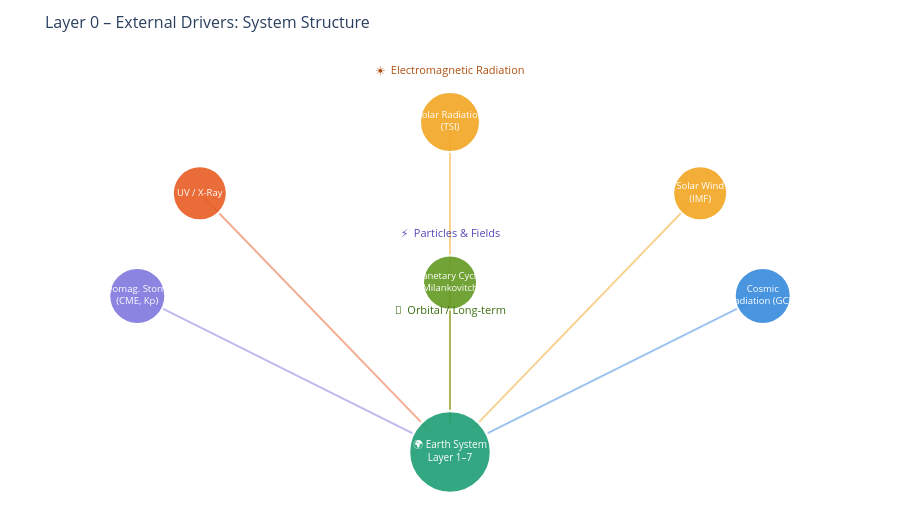

Notebook code for this chart:
### Markdown cell above
---
## 1. System Structure: The 6 Elements of Layer 0

### Code cell
elements = [
    {'name': 'Solar Radiation<br>(TSI)',     'x': 0.50, 'y': 0.90, 'color': '#F2A623', 'sz': 60},
    {'name': 'UV / X-Ray',                   'x': 0.18, 'y': 0.74, 'color': '#E85D24', 'sz': 54},
    {'name': 'Solar Wind<br>(IMF)',           'x': 0.82, 'y': 0.74, 'color': '#F2A623', 'sz': 54},
    {'name': 'Geomag. Storms<br>(CME, Kp)',  'x': 0.10, 'y': 0.51, 'color': '#7F77DD', 'sz': 56},
    {'name': 'Cosmic<br>Radiation (GCR)',    'x': 0.90, 'y': 0.51, 'color': '#378ADD', 'sz': 56},
    {'name': 'Planetary Cycles<br>(Milankovitch)', 'x': 0.50, 'y': 0.54, 'color': '#639922', 'sz': 54},
]
earth = {'x': 0.50, 'y': 0.16}

fig = go.Figure()
for el in elements:
    dx = earth['x'] - el['x']; dy = earth['y'] - el['y']
    dist = math.sqrt(dx**2 + dy**2)
    t = 0.06 / dist
    ex, ey = earth['x'] - dx * t, earth['y'] - dy * t
    fig.add_trace(go.Scatter(
        x=[el['x'], ex], y=[el['y'], ey], mode='lines',
        line=dict(color=el['color'], width=2), opacity=0.5,
        showlegend=False, hoverinfo='skip'
    ))

fig.add_trace(go.Scatter(
    x=[earth['x']], y=[earth['y']], mode='markers+text',
    marker=dict(size=82, color='#1D9E75', opacity=0.90, line=dict(color='white', width=2.5)),
    text=['🌍 Earth System<br>Layer 1–7'], textposition='middle center',
    textfont=dict(size=10, color='white'), showlegend=False, hoverinfo='skip'
))

for el in elements:
    fig.add_trace(go.Scatter(
        x=[el['x']], y=[el['y']], mode='markers+text',
        marker=dict(size=el['sz'], color=el['color'], opacity=0.90,
                    line=dict(color='white', width=2)),
        text=[el['name']], textposition='middle center',
        textfont=dict(size=9.5, color='white'), showlegend=False,
        hovertemplate=el['name'].replace('<br>',' ') + '<extra></extra>'
    ))

for txt, px, py, col in [
    ('☀️  Electromagnetic Radiation', 0.50, 0.99, '#B05010'),
    ('⚡  Particles & Fields',         0.50, 0.61, '#534AB7'),
    ('🔄  Orbital / Long-term',        0.50, 0.44, '#3B6D11'),
]:
    fig.add_annotation(x=px, y=py, text=txt, showarrow=False,
                       xref='paper', yref='paper',
                       font=dict(size=11, color=col))

fig.update_layout(
    title=dict(text='Layer 0 – External Drivers: System Structure', font=dict(size=16)),
    xaxis=dict(showgrid=False, zeroline=False, visible=False, range=[-0.05, 1.05]),
    yaxis=dict(showgrid=False, zeroline=False, visible=False, range=[0.03, 1.05]),
    plot_bgcolor='rgba(0,0,0,0)', paper_bgcolor='rgba(0,0,0,0)',
    height=530, margin=dict(l=20, r=20, t=55, b=20)
)
fig.show()

### Figure 1 — Plotly figure (JSON) as saved in the notebook; plotly's stock layout.template omitted (floating-point values rounded to 4 significant figures)
{"data": [{"hoverinfo": "skip", "line": {"color": "#F2A623", "width": 2}, "mode": "lines", "opacity": 0.5, "showlegend": false, "type": "scatter", "x": [0.5, 0.5], "y": [0.9, 0.22]}, {"hoverinfo": "skip", "line": {"color": "#E85D24", "width": 2}, "mode": "lines", "opacity": 0.5, "showlegend": false, "type": "scatter", "x": [0.18, 0.471], "y": [0.74, 0.2125]}, {"hoverinfo": "skip", "line": {"color": "#F2A623", "width": 2}, "mode": "lines", "opacity": 0.5, "showlegend": false, "type": "scatter", "x": [0.82, 0.529], "y": [0.74, 0.2125]}, {"hoverinfo": "skip", "line": {"color": "#7F77DD", "width": 2}, "mode": "lines", "opacity": 0.5, "showlegend": false, "type": "scatter", "x": [0.1, 0.4548], "y": [0.51, 0.1995]}, {"hoverinfo": "skip", "line": {"color": "#378ADD", "width": 2}, "mode": "lines", "opacity": 0.5, "showlegend": false, "type": "scatter", "x": [0.9, 0.5452], "y": [0.51, 0.1995]}, {"hoverinfo": "skip", "line": {"color": "#639922", "width": 2}, "mode": "lines", "opacity": 0.5, "showlegend": false, "type": "scatter", "x": [0.5, 0.5], "y": [0.54, 0.22]}, {"hoverinfo": "skip", "marker": {"color": "#1D9E75", "line": {"color": "white", "width": 2.5}, "opacity": 0.9, "size": 82}, "mode": "markers+text", "showlegend": false, "text": ["🌍 Earth System<br>Layer 1–7"], "textfont": {"color": "white", "size": 10}, "textposition": "middle center", "type": "scatter", "x": [0.5], "y": [0.16]}, {"hovertemplate": "Solar Radiation (TSI)<extra></extra>", "marker": {"color": "#F2A623", "line": {"color": "white", "width": 2}, "opacity": 0.9, "size": 60}, "mode": "markers+text", "showlegend": false, "text": ["Solar Radiation<br>(TSI)"], "textfont": {"color": "white", "size": 9.5}, "textposition": "middle center", "type": "scatter", "x": [0.5], "y": [0.9]}, {"hovertemplate": "UV / X-Ray<extra></extra>", "marker": {"color": "#E85D24", "line": {"color": "white", "width": 2}, "opacity": 0.9, "size": 54}, "mode": "markers+text", "showlegend": false, "text": ["UV / X-Ray"], "textfont": {"color": "white", "size": 9.5}, "textposition": "middle center", "type": "scatter", "x": [0.18], "y": [0.74]}, {"hovertemplate": "Solar Wind (IMF)<extra></extra>", "marker": {"color": "#F2A623", "line": {"color": "white", "width": 2}, "opacity": 0.9, "size": 54}, "mode": "markers+text", "showlegend": false, "text": ["Solar Wind<br>(IMF)"], "textfont": {"color": "white", "size": 9.5}, "textposition": "middle center", "type": "scatter", "x": [0.82], "y": [0.74]}, {"hovertemplate": "Geomag. Storms (CME, Kp)<extra></extra>", "marker": {"color": "#7F77DD", "line": {"color": "white", "width": 2}, "opacity": 0.9, "size": 56}, "mode": "markers+text", "showlegend": false, "text": ["Geomag. Storms<br>(CME, Kp)"], "textfont": {"color": "white", "size": 9.5}, "textposition": "middle center", "type": "scatter", "x": [0.1], "y": [0.51]}, {"hovertemplate": "Cosmic Radiation (GCR)<extra></extra>", "marker": {"color": "#378ADD", "line": {"color": "white", "width": 2}, "opacity": 0.9, "size": 56}, "mode": "markers+text", "showlegend": false, "text": ["Cosmic<br>Radiation (GCR)"], "textfont": {"color": "white", "size": 9.5}, "textposition": "middle center", "type": "scatter", "x": [0.9], "y": [0.51]}, {"hovertemplate": "Planetary Cycles (Milankovitch)<extra></extra>", "marker": {"color": "#639922", "line": {"color": "white", "width": 2}, "opacity": 0.9, "size": 54}, "mode": "markers+text", "showlegend": false, "text": ["Planetary Cycles<br>(Milankovitch)"], "textfont": {"color": "white", "size": 9.5}, "textposition": "middle center", "type": "scatter", "x": [0.5], "y": [0.54]}], "layout": {"annotations": [{"font": {"color": "#B05010", "size": 11}, "showarrow": false, "text": "☀️  Electromagnetic Radiation", "x": 0.5, "xref": "paper", "y": 0.99, "yref": "paper"}, {"font": {"color": "#534AB7", "size": 11}, "showarrow": false, "text": "⚡  Particles & Fields", "x": 0.5, "xref": "paper", "y": 0.61, "yref": "paper"}, {"font": {"color": "#3B6D11", "size": 11}, "showarrow": false, "text": "🔄  Orbital / Long-term", "x": 0.5, "xref": "paper", "y": 0.44, "yref": "paper"}], "height": 530, "margin": {"b": 20, "l": 20, "r": 20, "t": 55}, "paper_bgcolor": "rgba(0,0,0,0)", "plot_bgcolor": "rgba(0,0,0,0)", "title": {"font": {"size": 16}, "text": "Layer 0 – External Drivers: System Structure"}, "xaxis": {"range": [-0.05, 1.05], "showgrid": false, "visible": false, "zeroline": false}, "yaxis": {"range": [0.03, 1.05], "showgrid": false, "visible": false, "zeroline": false}}}
